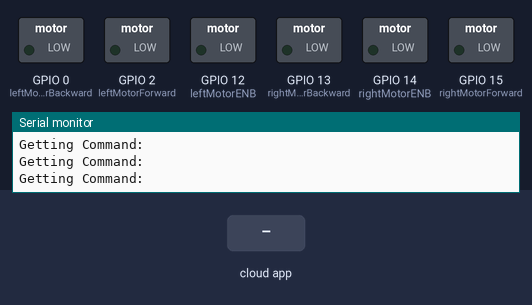
Bench run of a sketch on a simulated ESP8266 (NodeMCU). Parts: switched loads named in the sketch (green lamp = pin HIGH), the last lines printed to the serial monitor. Inputs (shaded band) come from the test bench. WiFi joins after 1.5 s; servers stay silent unless stated; the Firebase database answers and starts empty.

Above: at 3.0 s.
3.1 s: the phone or cloud app sets Command to forward
At 4.2 s:
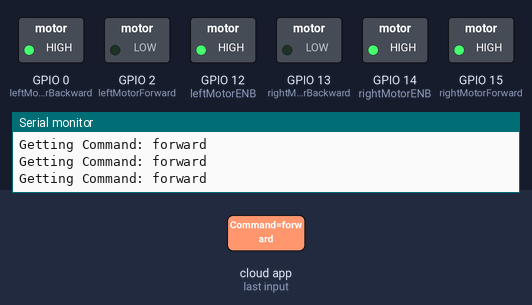
4.6 s: the phone or cloud app sets Command to reverse
At 5.5 s:
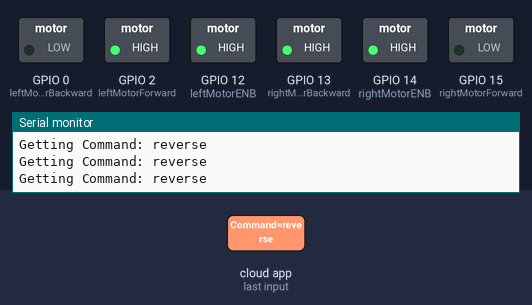
6.1 s: the phone or cloud app sets Command to left
At 6.8 s:
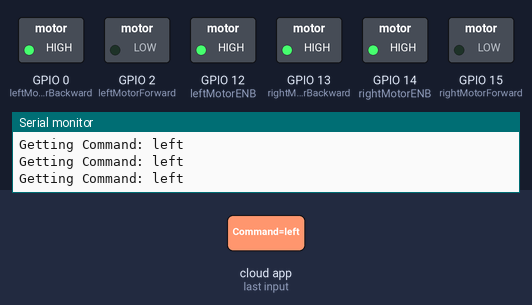
7.6 s: the phone or cloud app sets Command to right
At 8.0 s:
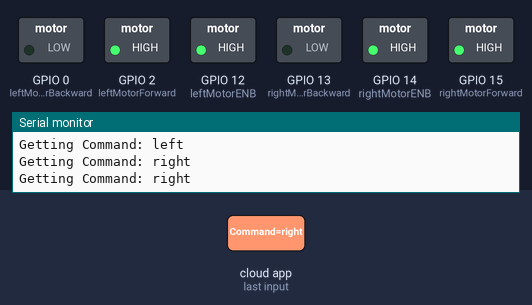
Timing chart, 0 to 10.1 s (numbered marks = the images above; inputs shaded):
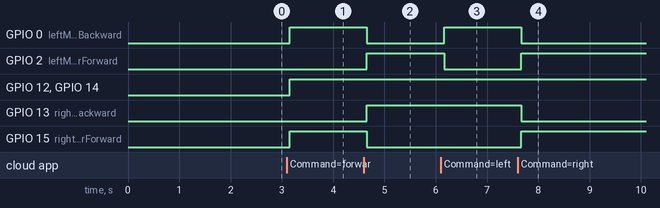

Measured:
- after the input at 3.1 s, GPIO 0 (leftMotorBackward), GPIO 12 (leftMotorENB), GPIO 14 (rightMotorENB), GPIO 15 (rightMotorForward): LOW → HIGH after 0.06 s
- after the input at 4.6 s, GPIO 0 (leftMotorBackward), GPIO 15 (rightMotorForward): HIGH → LOW after 0.06 s; GPIO 2 (leftMotorForward), GPIO 13 (rightMotorBackward): LOW → HIGH after 0.06 s
- after the input at 6.1 s, GPIO 0 (leftMotorBackward): LOW → HIGH after 0.06 s; GPIO 2 (leftMotorForward): HIGH → LOW after 0.06 s
- after the input at 7.6 s, GPIO 0 (leftMotorBackward), GPIO 13 (rightMotorBackward): HIGH → LOW after 0.06 s; GPIO 2 (leftMotorForward), GPIO 15 (rightMotorForward): LOW → HIGH after 0.06 s

The sketch:

RC_CAR_final.ino
```cpp
#include <ESP8266WiFi.h>
#include <FirebaseArduino.h>

#define FIREBASE_HOST "rccar-553e2.firebaseio.com"
#define FIREBASE_AUTH "oGQQqxqG3bWV6rQNzIWr21i56aoOgscd5AJocanE"
#define WIFI_SSID "AndroidAPB7D0"
#define WIFI_PASSWORD "tvhm9312"

int leftMotorForward = 2;     /* GPIO2(D4) -> IN3   */
int rightMotorForward = 15;   /* GPIO15(D8) -> IN1  */
int leftMotorBackward = 0;    /* GPIO0(D3) -> IN4   */
int rightMotorBackward = 13;  /* GPIO13(D7) -> IN2  */

long duration;
int distance;

/* define L298N enable pins */
int rightMotorENB = 14; /* GPIO14(D5) -> Motor-A Enable */
int leftMotorENB = 12;  /* GPIO12(D6) -> Motor-B Enable */
void setup() {
  // connect to wifi.
  WiFi.begin(WIFI_SSID, WIFI_PASSWORD);
  Serial.print("connecting");
  while (WiFi.status() != WL_CONNECTED) {
    Serial.print(".");
    delay(500);
  }
  Serial.println();
  Serial.print("connected: ");
  Serial.println(WiFi.localIP());

  Firebase.begin(FIREBASE_HOST, FIREBASE_AUTH);

  // set both int value
  Firebase.setInt("Left",0);
  Firebase.setInt("Right",0);
  // handle error
  if (Firebase.failed()) {
      Serial.print("setting /message failed:");
      Serial.println(Firebase.error());
      return;
  }

  // put your setup code here, to run once:
  pinMode(leftMotorForward, OUTPUT);
  pinMode(rightMotorForward, OUTPUT);
  pinMode(leftMotorBackward, OUTPUT);
  pinMode(rightMotorBackward, OUTPUT);

  /* initialize motor enable pins as output */
  pinMode(leftMotorENB, OUTPUT);
  pinMode(rightMotorENB, OUTPUT);
}

void loop() {

  int left=0;
  int right=0;

  // get value
  Serial.print("Getting Command: ");
  String command=Firebase.getString("Command");
  Serial.println(command);

  // handle error
  if (Firebase.failed()) {
      Serial.print("Getting /Command failed:");
      Serial.println(Firebase.error());
      return;
  }
  if(command=="forward"){
    MotorForward();
  }
  else if(command=="reverse"){
   MotorBackward();
  }
  else if(command=="left"){
   TurnLeft();
   left=left+1;
   Firebase.setInt("Left",left);
  }
  else if(command=="right"){
   TurnRight();
   right=right+1;
   Firebase.setInt("Right",right);
  }
  else if(command=="stop"){
   MotorStop();
  }
}
void MotorForward(void){
  digitalWrite(leftMotorENB,HIGH);
  digitalWrite(rightMotorENB,HIGH);
  digitalWrite(leftMotorForward,LOW);
  digitalWrite(rightMotorForward,HIGH);
  digitalWrite(rightMotorBackward,LOW);
  digitalWrite(leftMotorBackward,HIGH);
}
void MotorBackward(void){
  digitalWrite(leftMotorENB,HIGH);
  digitalWrite(rightMotorENB,HIGH);
  digitalWrite(leftMotorForward,HIGH);
  digitalWrite(rightMotorForward,LOW);
  digitalWrite(rightMotorBackward,HIGH);
  digitalWrite(leftMotorBackward,LOW);
}
void TurnLeft(void){
  digitalWrite(leftMotorENB,HIGH);
  digitalWrite(rightMotorENB,HIGH);
  digitalWrite(leftMotorBackward,HIGH);
  digitalWrite(rightMotorBackward,HIGH);
  digitalWrite(leftMotorForward,LOW);
  digitalWrite(rightMotorForward,LOW);
}
void TurnRight(void){
  digitalWrite(leftMotorENB,HIGH);
  digitalWrite(rightMotorENB,HIGH);
  digitalWrite(leftMotorForward,HIGH);
  digitalWrite(rightMotorForward,HIGH);
  digitalWrite(leftMotorBackward,LOW);
  digitalWrite(rightMotorBackward,LOW);
}
void MotorStop(void){
  digitalWrite(leftMotorENB,LOW);
  digitalWrite(rightMotorENB,LOW);
  digitalWrite(leftMotorForward,LOW);
  digitalWrite(leftMotorBackward,LOW);
  digitalWrite(rightMotorForward,LOW);
  digitalWrite(rightMotorBackward,LOW);
}
```
